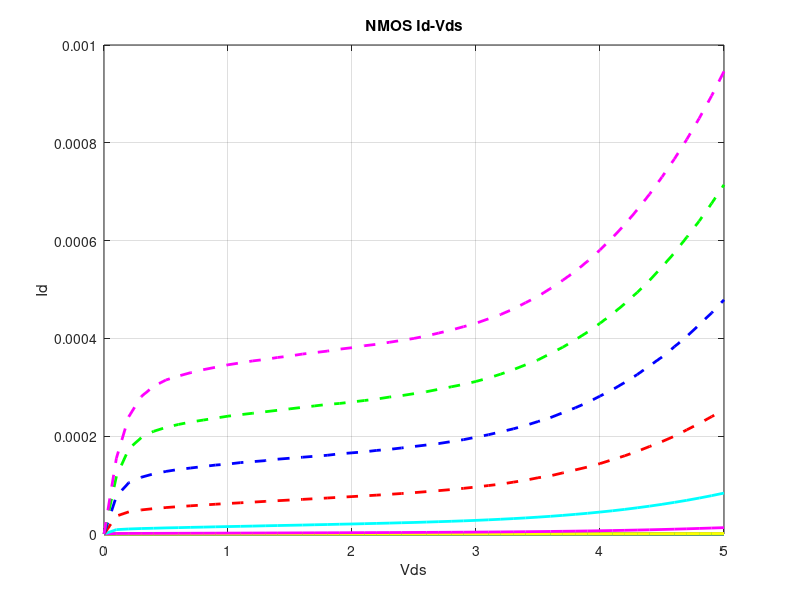
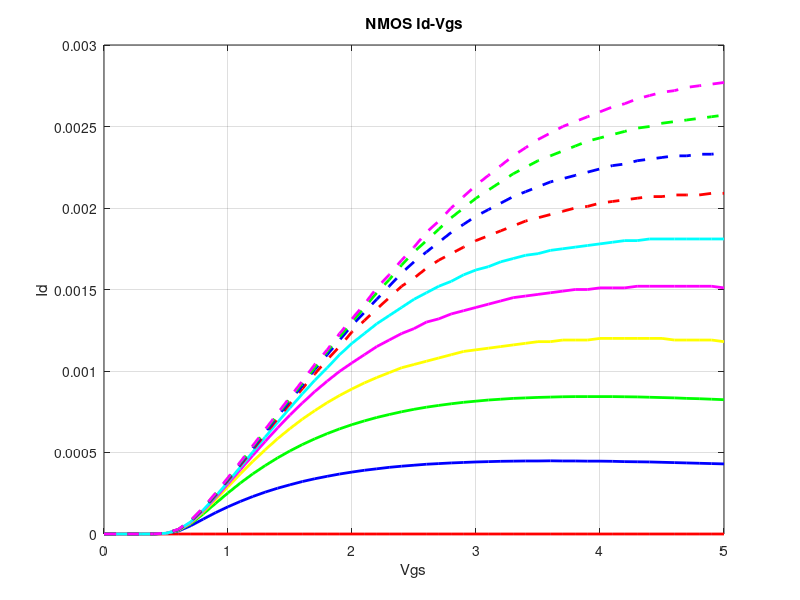
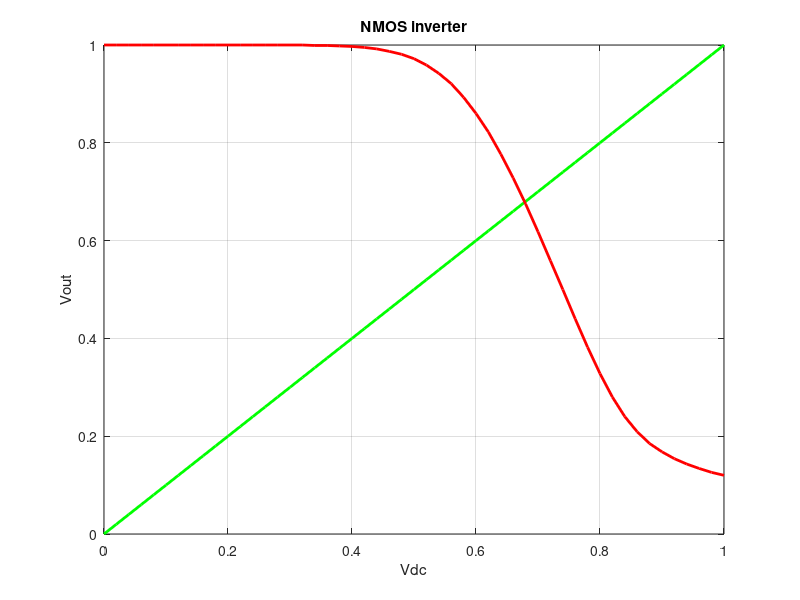
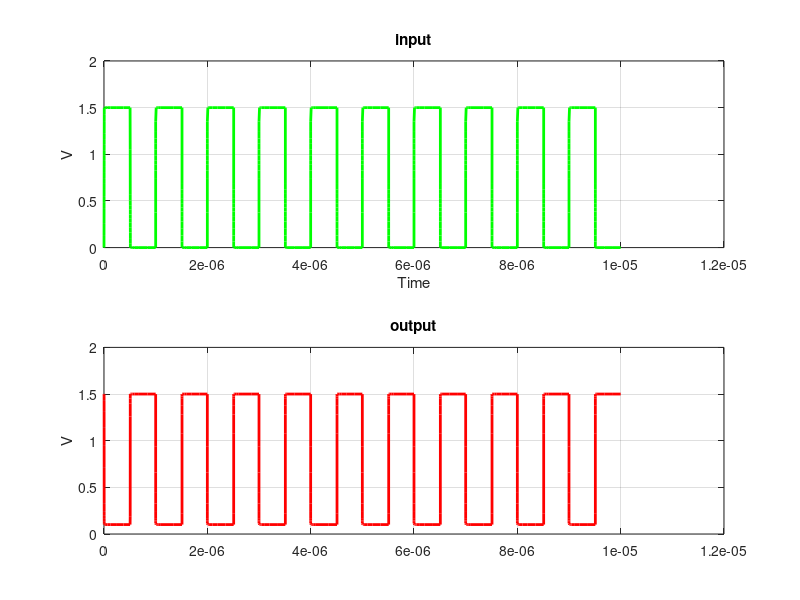

MATLAB code for these plots, in order:
% nmos characteristics
nmos_Id_Vds=csvread('nmos/Id_Vds.csv');
dc = nmos_Id_Vds(:, 1);
col2 = nmos_Id_Vds(:, 2);
col3 = nmos_Id_Vds(:, 3);
col4 = nmos_Id_Vds(:, 4);
col5 = nmos_Id_Vds(:, 5);
col6 = nmos_Id_Vds(:, 6);
col7 = nmos_Id_Vds(:, 7);
col8 = nmos_Id_Vds(:, 8);
col9 = nmos_Id_Vds(:, 9);
col10 = nmos_Id_Vds(:, 10);
col11 = nmos_Id_Vds(:, 11);
figure(11)
plot(dc, col2, 'r','LineWidth',2)
hold on
plot(dc, col3, 'b','LineWidth',2)
hold on
plot(dc, col4, 'g','LineWidth',2)
hold on
plot(dc, col5, 'y','LineWidth',2)
hold on
plot(dc, col6, 'm','LineWidth',2)
hold on
plot(dc, col7, 'c','LineWidth',2)
hold on
plot(dc, col8, '--r','LineWidth',2)
hold on
plot(dc, col9, '--b','LineWidth',2)
hold on
plot(dc, col10, '--g','LineWidth',2)
hold on
plot(dc, col11, '--m','LineWidth',2)
hold on
title('NMOS Id-Vds')
xlabel('Vds')
ylabel('Id')
grid on


nmos_Id_Vgs=csvread('nmos/Id_Vgs.csv');
dc = nmos_Id_Vgs(:, 1);
col2 = nmos_Id_Vgs(:, 2);
col3 = nmos_Id_Vgs(:, 3);
col4 = nmos_Id_Vgs(:, 4);
col5 = nmos_Id_Vgs(:, 5);
col6 = nmos_Id_Vgs(:, 6);
col7 = nmos_Id_Vgs(:, 7);
col8 = nmos_Id_Vgs(:, 8);
col9 = nmos_Id_Vgs(:, 9);
col10 = nmos_Id_Vgs(:, 10);
col11 = nmos_Id_Vgs(:, 11);
figure(12)
plot(dc, col2, 'r','LineWidth',2)
hold on
plot(dc, col3, 'b','LineWidth',2)
hold on
plot(dc, col4, 'g','LineWidth',2)
hold on
plot(dc, col5, 'y','LineWidth',2)
hold on
plot(dc, col6, 'm','LineWidth',2)
hold on
plot(dc, col7, 'c','LineWidth',2)
hold on
plot(dc, col8, '--r','LineWidth',2)
hold on
plot(dc, col9, '--b','LineWidth',2)
hold on
plot(dc, col10, '--g','LineWidth',2)
hold on
plot(dc, col11, '--m','LineWidth',2)
hold on

title('NMOS Id-Vgs')
xlabel('Vgs')
ylabel('Id')
grid on


%nmos inverter with 1v
nmos_inverter = csvread('nmos/inverter_dc_1_5.csv');
dc = nmos_inverter(:,1);
Vout = nmos_inverter(:,2);
Vin = nmos_inverter(:,3);
figure(13)
plot(dc, Vin, 'g','LineWidth',2)
hold on
plot(dc, Vout, 'r','LineWidth',2)
title('NMOS inverter')
xlabel('Vdc')
ylabel('Vout')
grid on


%nmos inverter with pulse
nmos_inverter_pulse = csvread('nmos/inverter_pulse.csv');
dc = nmos_inverter_pulse(:,1);
Vout = nmos_inverter_pulse(:,2);
Vin = nmos_inverter_pulse(:,3);
figure(14)
title('NTFET inverter with pulse input')
subplot(2,1,1)
plot(dc, Vin, 'g','LineWidth',2)
title('input')
xlabel('Time')
ylabel('V')
grid on
subplot(2,1,2)
plot(dc, Vout,'r','LineWidth',2)
title('output')
ylabel('V')
grid on

%%%%%%%%%%%%%%%%%%%%%%%%%%%%%%%%%%%%%%%%%%%%%%%%%%%%%%%%%%%%%%%%%%%%%%%%
% ntfet characteristics
ntfet_Id_Vds=csvread('ntfet/Id_Vds.csv');
dc = ntfet_Id_Vds(:, 1);
col2 = ntfet_Id_Vds(:, 2);
col3 = ntfet_Id_Vds(:, 3);
col4 = ntfet_Id_Vds(:, 4);
col5 = ntfet_Id_Vds(:, 5);
col6 = ntfet_Id_Vds(:, 6);
col7 = ntfet_Id_Vds(:, 7);
figure(21)
plot(dc, col2, 'r','LineWidth',2)
hold on
plot(dc, col3, 'b','LineWidth',2)
hold on
plot(dc, col4, 'g','LineWidth',2)
hold on
plot(dc, col5, 'y','LineWidth',2)
hold on
plot(dc, col6, 'm','LineWidth',2)
hold on
plot(dc, col7, 'c','LineWidth',2)
title('NTFET Id-Vds')
xlabel('Vds')
ylabel('Id')
grid on

ntfet_Id_Vgs=csvread('ntfet/Id_Vgs.csv');
dc = ntfet_Id_Vgs(:, 1);
col2 = ntfet_Id_Vgs(:, 2);
col3 = ntfet_Id_Vgs(:, 3);
col4 = ntfet_Id_Vgs(:, 4);
col5 = ntfet_Id_Vgs(:, 5);
col6 = ntfet_Id_Vgs(:, 6);
col7 = ntfet_Id_Vgs(:, 7);
figure(22)
plot(dc, col2, 'r','LineWidth',2)
hold on
plot(dc, col3, 'b','LineWidth',2)
hold on
plot(dc, col4, 'g','LineWidth',2)
hold on
plot(dc, col5, 'y','LineWidth',2)
hold on
plot(dc, col6, 'm','LineWidth',2)
hold on
plot(dc, col7, 'c','LineWidth',2)
title('NTFET Id-Vgs')
xlabel('Vgs')
ylabel('Id')
grid on

ntfet_Id_Vgs_ambipolar=csvread('ntfet/Id_Vgs_ambipolar.csv');
dc = ntfet_Id_Vgs_ambipolar(:, 1);
col2 = ntfet_Id_Vgs_ambipolar(:, 2);
col3 = ntfet_Id_Vgs_ambipolar(:, 3);
col4 = ntfet_Id_Vgs_ambipolar(:, 4);
col5 = ntfet_Id_Vgs_ambipolar(:, 5);
col6 = ntfet_Id_Vgs_ambipolar(:, 6);
col7 = ntfet_Id_Vgs_ambipolar(:, 7);
figure(23)
plot(dc, col2, 'r','LineWidth',2)
hold on
plot(dc, col3, 'b','LineWidth',2)
hold on
plot(dc, col4, 'g','LineWidth',2)
hold on
plot(dc, col5, 'y','LineWidth',2)
hold on
plot(dc, col6, 'm','LineWidth',2)
hold on
plot(dc, col7, 'c','LineWidth',2)
title('NTFET ambipolar characterisitcs')
xlabel('Vgs')
ylabel('Id')
grid on

ntfet_Id_Vds_ndr=csvread('ntfet/Id_Vds_ndr.csv');
dc = ntfet_Id_Vds_ndr(:, 1);
col2 = ntfet_Id_Vds_ndr(:, 2);
col3 = ntfet_Id_Vds_ndr(:, 3);
col4 = ntfet_Id_Vds_ndr(:, 4);
col5 = ntfet_Id_Vds_ndr(:, 5);
col6 = ntfet_Id_Vds_ndr(:, 6);
col7 = ntfet_Id_Vds_ndr(:, 7);
figure(24)
plot(dc, col2, 'r','LineWidth',2)
hold on
plot(dc, col3, 'b','LineWidth',2)
hold on
plot(dc, col4, 'g','LineWidth',2)
hold on
plot(dc, col5, 'y','LineWidth',2)
hold on
plot(dc, col6, 'm','LineWidth',2)
hold on
plot(dc, col7, 'c','LineWidth',2)
title('NTFET NDR characteristics')
xlabel('Vds')
ylabel('Id')
grid on

ntfet_inverter=csvread('ntfet/inverter_dc.csv');
dc = ntfet_inverter(:, 1);
Vout = ntfet_inverter(:, 2);
Vin = ntfet_inverter(:, 3);
figure(25)
plot(dc, Vin, 'g','LineWidth',2)
hold on
plot(dc, Vout, 'r','LineWidth',2)
title('NTFET inverter DC analysis')
xlabel('dc V')
ylabel('V')
grid on

ntfet_inverter_pulse=csvread('ntfet/inverter_pulse.csv');
dc = ntfet_inverter_pulse(:, 1);
Vout = ntfet_inverter_pulse(:, 2);
Vin = ntfet_inverter_pulse(:, 3);
figure(26)
subplot(2,1,1)
plot(dc, Vin, 'g','LineWidth',2)
title('NTFET inverter input')
xlabel('Time')
ylabel('V')
grid on
subplot(2,1,2)
plot(dc,Vout,'r','LineWidth',2)
title('NTFET inverter output')
ylabel('V')
grid on


%%%%%%%%%%%%%%%%%%%%%%%%%%%%%%%%%%%%%%%%%%%%%%%%%%%%%%%%%%%%%%%%%%%%%%%%%

% HNTFET characteristics
hntfet_Id_Vds=csvread('hntfet/Id_Vds.csv');
dc = hntfet_Id_Vds(:, 1);
col2 = hntfet_Id_Vds(:, 2);
col3 = hntfet_Id_Vds(:, 3);
col4 = hntfet_Id_Vds(:, 4);
col5 = hntfet_Id_Vds(:, 5);
col6 = hntfet_Id_Vds(:, 6);
col7 = hntfet_Id_Vds(:, 7);
figure(31)
plot(dc, col2, 'r','LineWidth',2)
hold on
plot(dc, col3, 'b','LineWidth',2)
hold on
plot(dc, col4, 'g','LineWidth',2)
hold on
plot(dc, col5, 'y','LineWidth',2)
hold on
plot(dc, col6, 'm','LineWidth',2)
hold on
plot(dc, col7, 'c','LineWidth',2)
title('HNTFET Id-Vds')
xlabel('Vds')
ylabel('Id')
grid on

hntfet_Id_Vgs=csvread('hntfet/Id_Vgs.csv');
dc = hntfet_Id_Vgs(:, 1);
col2 = hntfet_Id_Vgs(:, 2);
col3 = hntfet_Id_Vgs(:, 3);
col4 = hntfet_Id_Vgs(:, 4);
col5 = hntfet_Id_Vgs(:, 5);
col6 = hntfet_Id_Vgs(:, 6);
col7 = hntfet_Id_Vgs(:, 7);
figure(32)
plot(dc, col2, 'r','LineWidth',2)
hold on
plot(dc, col3, 'b','LineWidth',2)
hold on
plot(dc, col4, 'g','LineWidth',2)
hold on
plot(dc, col5, 'y','LineWidth',2)
hold on
plot(dc, col6, 'm','LineWidth',2)
hold on
plot(dc, col7, 'c','LineWidth',2)
title('HNTFET Id-Vgs')
xlabel('Vgs')
ylabel('Id')
grid on

hntfet_Id_Vgs_ambipolar=csvread('hntfet/Id_Vgs_ambipolar.csv');
dc = hntfet_Id_Vgs_ambipolar(:, 1);
col2 = hntfet_Id_Vgs_ambipolar(:, 2);
col3 = hntfet_Id_Vgs_ambipolar(:, 3);
col4 = hntfet_Id_Vgs_ambipolar(:, 4);
col5 = hntfet_Id_Vgs_ambipolar(:, 5);
col6 = hntfet_Id_Vgs_ambipolar(:, 6);
col7 = hntfet_Id_Vgs_ambipolar(:, 7);
figure(33)
plot(dc, col2, 'r','LineWidth',2)
hold on
plot(dc, col3, 'b','LineWidth',2)
hold on
plot(dc, col4, 'g','LineWidth',2)
hold on
plot(dc, col5, 'y','LineWidth',2)
hold on
plot(dc, col6, 'm','LineWidth',2)
hold on
plot(dc, col7, 'c','LineWidth',2)
title('HNTFET ambipolar characteristics')
xlabel('Vgs')
ylabel('Id')
grid on

hntfet_Id_Vds_ndr=csvread('hntfet/Id_Vds_ndr.csv');
dc = hntfet_Id_Vds_ndr(:, 1);
col2 = hntfet_Id_Vds_ndr(:, 2);
col3 = hntfet_Id_Vds_ndr(:, 3);
col4 = hntfet_Id_Vds_ndr(:, 4);
col5 = hntfet_Id_Vds_ndr(:, 5);
col6 = hntfet_Id_Vds_ndr(:, 6);
col7 = hntfet_Id_Vds_ndr(:, 7);
figure(34)
plot(dc, col2, 'r','LineWidth',2)
hold on
plot(dc, col3, 'b','LineWidth',2)
hold on
plot(dc, col4, 'g','LineWidth',2)
hold on
plot(dc, col5, 'y','LineWidth',2)
hold on
plot(dc, col6, 'm','LineWidth',2)
hold on
plot(dc, col7, 'c','LineWidth',2)
title('HNTFET NDR characterisitics')
xlabel('Vds')
ylabel('Id')
grid on

hntfet_inverter_dc = csvread('hntfet/inverter_dc.csv')
dc = hntfet_inverter_dc(:,1);
Vout = hntfet_inverter_dc(:,2);
Vin = hntfet_inverter_dc(:,3);
figure(35)
plot(dc, Vin, 'g','LineWidth',2)
hold on
plot(dc, Vout, 'r','LineWidth',2)
title('HNTFET inverter DC analysis')
xlabel('dc V')
ylabel('V')
grid on


hntfet_inverter=csvread('hntfet/inverter_pulse.csv');
dc = hntfet_inverter(:, 1);
Vout = hntfet_inverter(:, 2);
Vin = hntfet_inverter(:, 3);
figure(36)
subplot(2,1,1)
plot(dc, Vin, 'g','LineWidth',2)
title('HNTFET inverter input')
xlabel('Time')
ylabel('V')
grid on
subplot(2,1,2)
plot(dc,Vout,'r','LineWidth',2)
title('HNTFET inverter output')
ylabel('V')
grid on